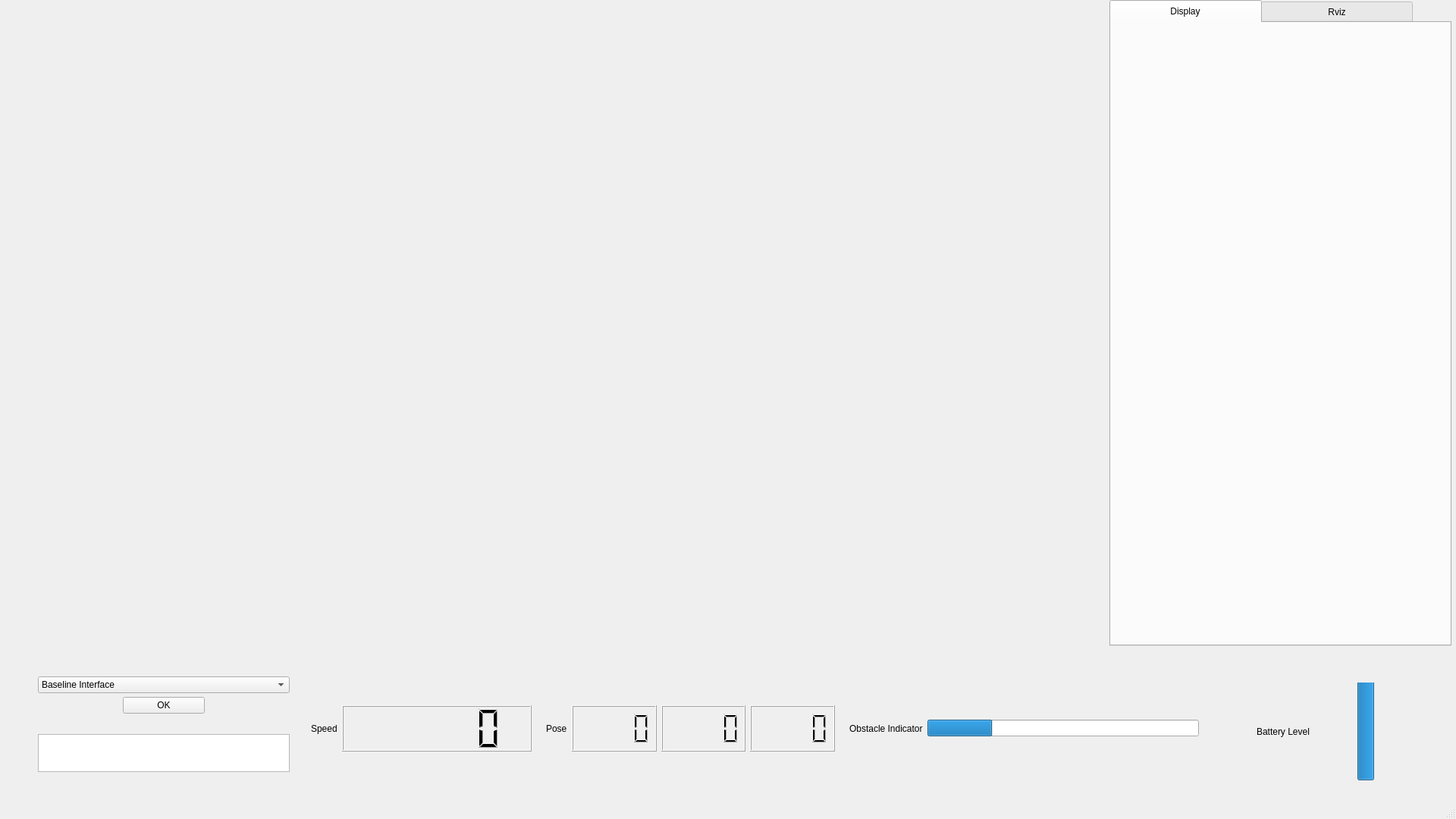
<?xml version="1.0" encoding="UTF-8"?>
<ui version="4.0">
 <class>MainWindowDesign</class>
 <widget class="QMainWindow" name="MainWindowDesign">
  <property name="geometry">
   <rect>
    <x>0</x>
    <y>0</y>
    <width>1920</width>
    <height>1080</height>
   </rect>
  </property>
  <property name="windowTitle">
   <string>Gopher Navigation GUI</string>
  </property>
  <property name="windowIcon">
   <iconset>
    <normaloff>:/images/icon.png</normaloff>:/images/icon.png</iconset>
  </property>
  <property name="locale">
   <locale language="English" country="Australia"/>
  </property>
  <widget class="QWidget" name="centralwidget">
   <widget class="QWidget" name="layoutWidget">
    <property name="geometry">
     <rect>
      <x>410</x>
      <y>930</y>
      <width>291</width>
      <height>61</height>
     </rect>
    </property>
    <layout class="QHBoxLayout" name="speedHorizontalLayout">
     <item>
      <widget class="QLabel" name="speedLabel">
       <property name="sizePolicy">
        <sizepolicy hsizetype="Maximum" vsizetype="Preferred">
         <horstretch>0</horstretch>
         <verstretch>0</verstretch>
        </sizepolicy>
       </property>
       <property name="text">
        <string>Speed</string>
       </property>
      </widget>
     </item>
     <item>
      <widget class="QLCDNumber" name="speedNumber">
       <property name="smallDecimalPoint">
        <bool>true</bool>
       </property>
      </widget>
     </item>
    </layout>
   </widget>
   <widget class="QWidget" name="layoutWidget">
    <property name="geometry">
     <rect>
      <x>720</x>
      <y>930</y>
      <width>381</width>
      <height>61</height>
     </rect>
    </property>
    <layout class="QHBoxLayout" name="poseHorizontalLayout">
     <item>
      <widget class="QLabel" name="poseLabel">
       <property name="sizePolicy">
        <sizepolicy hsizetype="Maximum" vsizetype="Preferred">
         <horstretch>0</horstretch>
         <verstretch>0</verstretch>
        </sizepolicy>
       </property>
       <property name="text">
        <string>Pose</string>
       </property>
      </widget>
     </item>
     <item>
      <widget class="QLCDNumber" name="xNumber">
       <property name="smallDecimalPoint">
        <bool>true</bool>
       </property>
       <property name="digitCount">
        <number>4</number>
       </property>
      </widget>
     </item>
     <item>
      <widget class="QLCDNumber" name="yNumber">
       <property name="smallDecimalPoint">
        <bool>true</bool>
       </property>
       <property name="digitCount">
        <number>4</number>
       </property>
      </widget>
     </item>
     <item>
      <widget class="QLCDNumber" name="yawNumber">
       <property name="smallDecimalPoint">
        <bool>true</bool>
       </property>
       <property name="digitCount">
        <number>4</number>
       </property>
      </widget>
     </item>
    </layout>
   </widget>
   <widget class="QWidget" name="layoutWidget">
    <property name="geometry">
     <rect>
      <x>1120</x>
      <y>930</y>
      <width>461</width>
      <height>61</height>
     </rect>
    </property>
    <layout class="QHBoxLayout" name="obstacleHorizontalLayout">
     <item>
      <widget class="QLabel" name="obstacleLabel">
       <property name="sizePolicy">
        <sizepolicy hsizetype="Maximum" vsizetype="Preferred">
         <horstretch>0</horstretch>
         <verstretch>0</verstretch>
        </sizepolicy>
       </property>
       <property name="text">
        <string>Obstacle Indicator</string>
       </property>
      </widget>
     </item>
     <item>
      <widget class="QProgressBar" name="obstacleIndicatorBar">
       <property name="value">
        <number>24</number>
       </property>
       <property name="textVisible">
        <bool>false</bool>
       </property>
      </widget>
     </item>
    </layout>
   </widget>
   <widget class="QWidget" name="layoutWidget">
    <property name="geometry">
     <rect>
      <x>1600</x>
      <y>900</y>
      <width>271</width>
      <height>129</height>
     </rect>
    </property>
    <layout class="QHBoxLayout" name="batteryHorizontalLayout">
     <item>
      <widget class="QLabel" name="batteryLabel">
       <property name="sizePolicy">
        <sizepolicy hsizetype="Maximum" vsizetype="Preferred">
         <horstretch>0</horstretch>
         <verstretch>0</verstretch>
        </sizepolicy>
       </property>
       <property name="text">
        <string>Battery Level</string>
       </property>
      </widget>
     </item>
     <item>
      <widget class="QProgressBar" name="batteryLevelBar">
       <property name="value">
        <number>100</number>
       </property>
       <property name="textVisible">
        <bool>false</bool>
       </property>
       <property name="orientation">
        <enum>Qt::Vertical</enum>
       </property>
      </widget>
     </item>
    </layout>
   </widget>
   <widget class="QLabel" name="interfaceWideLabel">
    <property name="geometry">
     <rect>
      <x>0</x>
      <y>30</y>
      <width>1920</width>
      <height>822</height>
     </rect>
    </property>
    <property name="text">
     <string/>
    </property>
   </widget>
   <widget class="QWidget" name="layoutWidget">
    <property name="geometry">
     <rect>
      <x>50</x>
      <y>870</y>
      <width>332</width>
      <height>170</height>
     </rect>
    </property>
    <layout class="QVBoxLayout" name="verticalLayout">
     <property name="spacing">
      <number>5</number>
     </property>
     <item>
      <layout class="QVBoxLayout" name="interfaceVerticalLayout">
       <item>
        <widget class="QComboBox" name="interfaceBox">
         <property name="sizePolicy">
          <sizepolicy hsizetype="Preferred" vsizetype="Maximum">
           <horstretch>0</horstretch>
           <verstretch>0</verstretch>
          </sizepolicy>
         </property>
         <property name="editable">
          <bool>false</bool>
         </property>
         <property name="currentIndex">
          <number>0</number>
         </property>
         <item>
          <property name="text">
           <string>Baseline Interface</string>
          </property>
         </item>
         <item>
          <property name="text">
           <string>Wider View Interface</string>
          </property>
         </item>
         <item>
          <property name="text">
           <string>Driving Interface</string>
          </property>
         </item>
        </widget>
       </item>
       <item>
        <layout class="QHBoxLayout" name="horizontalLayout_2">
         <item>
          <widget class="QLabel" name="label_filler2">
           <property name="sizePolicy">
            <sizepolicy hsizetype="Minimum" vsizetype="Maximum">
             <horstretch>0</horstretch>
             <verstretch>0</verstretch>
            </sizepolicy>
           </property>
           <property name="text">
            <string/>
           </property>
          </widget>
         </item>
         <item>
          <widget class="QPushButton" name="okButton">
           <property name="sizePolicy">
            <sizepolicy hsizetype="Minimum" vsizetype="Maximum">
             <horstretch>0</horstretch>
             <verstretch>0</verstretch>
            </sizepolicy>
           </property>
           <property name="text">
            <string>OK</string>
           </property>
          </widget>
         </item>
         <item>
          <widget class="QLabel" name="label_filler">
           <property name="sizePolicy">
            <sizepolicy hsizetype="Minimum" vsizetype="Maximum">
             <horstretch>0</horstretch>
             <verstretch>0</verstretch>
            </sizepolicy>
           </property>
           <property name="text">
            <string/>
           </property>
          </widget>
         </item>
        </layout>
       </item>
      </layout>
     </item>
     <item>
      <widget class="QListView" name="view_logging">
       <property name="sizePolicy">
        <sizepolicy hsizetype="Minimum" vsizetype="Minimum">
         <horstretch>0</horstretch>
         <verstretch>0</verstretch>
        </sizepolicy>
       </property>
       <property name="minimumSize">
        <size>
         <width>330</width>
         <height>50</height>
        </size>
       </property>
       <property name="maximumSize">
        <size>
         <width>500</width>
         <height>50</height>
        </size>
       </property>
      </widget>
     </item>
    </layout>
   </widget>
   <widget class="QLabel" name="interfaceLabel">
    <property name="geometry">
     <rect>
      <x>0</x>
      <y>30</y>
      <width>1463</width>
      <height>822</height>
     </rect>
    </property>
    <property name="text">
     <string/>
    </property>
   </widget>
   <widget class="QTabWidget" name="rvizTab">
    <property name="geometry">
     <rect>
      <x>1463</x>
      <y>0</y>
      <width>451</width>
      <height>852</height>
     </rect>
    </property>
    <property name="minimumSize">
     <size>
      <width>451</width>
      <height>0</height>
     </size>
    </property>
    <property name="autoFillBackground">
     <bool>false</bool>
    </property>
    <property name="styleSheet">
     <string notr="true">QTabBar::tab { height: 30px; width: 200px; }</string>
    </property>
    <property name="tabPosition">
     <enum>QTabWidget::North</enum>
    </property>
    <property name="tabShape">
     <enum>QTabWidget::Rounded</enum>
    </property>
    <property name="currentIndex">
     <number>0</number>
    </property>
    <property name="iconSize">
     <size>
      <width>16</width>
      <height>16</height>
     </size>
    </property>
    <widget class="QWidget" name="rviz_display_tab">
     <property name="styleSheet">
      <string notr="true"/>
     </property>
     <attribute name="title">
      <string>Display</string>
     </attribute>
     <widget class="QWidget" name="verticalLayoutWidget">
      <property name="geometry">
       <rect>
        <x>-10</x>
        <y>-10</y>
        <width>461</width>
        <height>841</height>
       </rect>
      </property>
      <layout class="QVBoxLayout" name="rvizLayout"/>
     </widget>
    </widget>
    <widget class="QWidget" name="rviz_rviz_tab">
     <attribute name="title">
      <string>Rviz</string>
     </attribute>
     <widget class="QTreeWidget" name="rvizTree">
      <property name="geometry">
       <rect>
        <x>0</x>
        <y>0</y>
        <width>441</width>
        <height>791</height>
       </rect>
      </property>
      <column>
       <property name="text">
        <string>Topics</string>
       </property>
      </column>
     </widget>
    </widget>
   </widget>
   <zorder>interfaceWideLabel</zorder>
   <zorder>interfaceLabel</zorder>
   <zorder>layoutWidget</zorder>
   <zorder>layoutWidget</zorder>
   <zorder>layoutWidget</zorder>
   <zorder>layoutWidget</zorder>
   <zorder>layoutWidget</zorder>
   <zorder>rvizTab</zorder>
  </widget>
  <widget class="QStatusBar" name="statusbar"/>
  <action name="action_Quit">
   <property name="text">
    <string>&amp;Quit</string>
   </property>
   <property name="shortcut">
    <string>Ctrl+Q</string>
   </property>
   <property name="shortcutContext">
    <enum>Qt::ApplicationShortcut</enum>
   </property>
  </action>
  <action name="action_Preferences">
   <property name="text">
    <string>&amp;Preferences</string>
   </property>
  </action>
  <action name="actionAbout">
   <property name="text">
    <string>&amp;About</string>
   </property>
  </action>
  <action name="actionAbout_Qt">
   <property name="text">
    <string>About &amp;Qt</string>
   </property>
  </action>
 </widget>
 <resources/>
 <connections>
  <connection>
   <sender>action_Quit</sender>
   <signal>triggered()</signal>
   <receiver>MainWindowDesign</receiver>
   <slot>close()</slot>
   <hints>
    <hint type="sourcelabel">
     <x>-1</x>
     <y>-1</y>
    </hint>
    <hint type="destinationlabel">
     <x>399</x>
     <y>299</y>
    </hint>
   </hints>
  </connection>
 </connections>
</ui>
